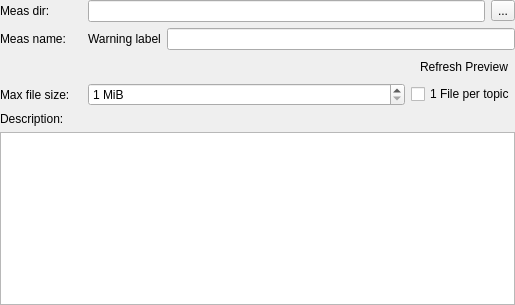
<?xml version="1.0" encoding="UTF-8"?>
<ui version="4.0">
 <class>ConfigWidget</class>
 <widget class="QWidget" name="ConfigWidget">
  <property name="geometry">
   <rect>
    <x>0</x>
    <y>0</y>
    <width>515</width>
    <height>305</height>
   </rect>
  </property>
  <property name="windowTitle">
   <string>Widget</string>
  </property>
  <layout class="QGridLayout" name="gridLayout">
   <property name="leftMargin">
    <number>0</number>
   </property>
   <property name="topMargin">
    <number>0</number>
   </property>
   <property name="rightMargin">
    <number>0</number>
   </property>
   <property name="bottomMargin">
    <number>0</number>
   </property>
   <item row="4" column="3">
    <layout class="QHBoxLayout" name="horizontalLayout_4">
     <item>
      <widget class="QSpinBox" name="max_file_size_spinbox">
       <property name="minimumSize">
        <size>
         <width>10</width>
         <height>0</height>
        </size>
       </property>
       <property name="toolTip">
        <string>Maximum HDF-5 file size (will cause the recorder to split the measurement into multiple files)</string>
       </property>
       <property name="keyboardTracking">
        <bool>false</bool>
       </property>
       <property name="suffix">
        <string> MiB</string>
       </property>
       <property name="minimum">
        <number>1</number>
       </property>
       <property name="maximum">
        <number>2147483647</number>
       </property>
       <property name="singleStep">
        <number>10</number>
       </property>
      </widget>
     </item>
     <item>
      <widget class="QCheckBox" name="one_file_per_topic_checkbox">
       <property name="sizePolicy">
        <sizepolicy hsizetype="Maximum" vsizetype="Fixed">
         <horstretch>0</horstretch>
         <verstretch>0</verstretch>
        </sizepolicy>
       </property>
       <property name="minimumSize">
        <size>
         <width>10</width>
         <height>0</height>
        </size>
       </property>
       <property name="toolTip">
        <string>Create a separate HDF5 file for each eCAL topic</string>
       </property>
       <property name="text">
        <string>1 File per topic</string>
       </property>
      </widget>
     </item>
    </layout>
   </item>
   <item row="0" column="0">
    <widget class="QLabel" name="measurement_directory_label">
     <property name="minimumSize">
      <size>
       <width>10</width>
       <height>0</height>
      </size>
     </property>
     <property name="text">
      <string>Meas dir:</string>
     </property>
    </widget>
   </item>
   <item row="8" column="0" colspan="4">
    <widget class="QEcalParserTextEdit" name="description_textedit">
     <property name="minimumSize">
      <size>
       <width>10</width>
       <height>0</height>
      </size>
     </property>
     <property name="toolTip">
      <string>Description saved to the doc/description.txt file</string>
     </property>
     <property name="acceptRichText">
      <bool>false</bool>
     </property>
    </widget>
   </item>
   <item row="2" column="0">
    <widget class="QLabel" name="measurement_name_label">
     <property name="minimumSize">
      <size>
       <width>10</width>
       <height>0</height>
      </size>
     </property>
     <property name="text">
      <string>Meas name:</string>
     </property>
    </widget>
   </item>
   <item row="7" column="0" colspan="4">
    <widget class="QLabel" name="description_label">
     <property name="minimumSize">
      <size>
       <width>10</width>
       <height>0</height>
      </size>
     </property>
     <property name="text">
      <string>Description:</string>
     </property>
    </widget>
   </item>
   <item row="3" column="3">
    <layout class="QHBoxLayout" name="horizontalLayout">
     <property name="spacing">
      <number>1</number>
     </property>
     <item>
      <widget class="QLabel" name="path_preview_label">
       <property name="minimumSize">
        <size>
         <width>40</width>
         <height>0</height>
        </size>
       </property>
       <property name="text">
        <string/>
       </property>
       <property name="textInteractionFlags">
        <set>Qt::LinksAccessibleByMouse|Qt::TextSelectableByKeyboard|Qt::TextSelectableByMouse</set>
       </property>
      </widget>
     </item>
     <item>
      <widget class="QToolButton" name="refresh_path_preview_button">
       <property name="toolTip">
        <string>Refresh Preview</string>
       </property>
       <property name="text">
        <string>Refresh Preview</string>
       </property>
       <property name="icon">
        <iconset resource="../../../../../iconset/ecalicons.qrc">
         <normaloff>:/ecalicons/UPDATE</normaloff>:/ecalicons/UPDATE</iconset>
       </property>
       <property name="iconSize">
        <size>
         <width>12</width>
         <height>12</height>
        </size>
       </property>
       <property name="autoRaise">
        <bool>true</bool>
       </property>
      </widget>
     </item>
    </layout>
   </item>
   <item row="2" column="3">
    <layout class="QHBoxLayout" name="horizontalLayout_2">
     <item>
      <widget class="QLabel" name="measurement_name_warning">
       <property name="toolTip">
        <string>The measurement name on this PC is empty. This will cause measurements to not be uploadable.</string>
       </property>
       <property name="text">
        <string>Warning label</string>
       </property>
      </widget>
     </item>
     <item>
      <widget class="QEcalParserLineEdit" name="measurement_name_lineedit">
       <property name="minimumSize">
        <size>
         <width>10</width>
         <height>0</height>
        </size>
       </property>
       <property name="toolTip">
        <string>Measurement name (will create a directory inside the measurement root directory)</string>
       </property>
      </widget>
     </item>
    </layout>
   </item>
   <item row="4" column="0">
    <widget class="QLabel" name="max_file_size_label">
     <property name="minimumSize">
      <size>
       <width>10</width>
       <height>0</height>
      </size>
     </property>
     <property name="text">
      <string>Max file size:</string>
     </property>
    </widget>
   </item>
   <item row="0" column="3">
    <layout class="QHBoxLayout" name="horizontalLayout_6" stretch="0,0">
     <property name="spacing">
      <number>6</number>
     </property>
     <item>
      <widget class="QEcalParserLineEdit" name="measurement_directory_lineedit">
       <property name="sizePolicy">
        <sizepolicy hsizetype="Expanding" vsizetype="Fixed">
         <horstretch>0</horstretch>
         <verstretch>0</verstretch>
        </sizepolicy>
       </property>
       <property name="minimumSize">
        <size>
         <width>10</width>
         <height>0</height>
        </size>
       </property>
       <property name="toolTip">
        <string>Measurement root directory</string>
       </property>
      </widget>
     </item>
     <item>
      <widget class="QToolButton" name="user_meass_rec_path_toolButton">
       <property name="minimumSize">
        <size>
         <width>10</width>
         <height>0</height>
        </size>
       </property>
       <property name="text">
        <string>...</string>
       </property>
      </widget>
     </item>
    </layout>
   </item>
  </layout>
 </widget>
 <layoutdefault spacing="6" margin="11"/>
 <customwidgets>
  <customwidget>
   <class>QEcalParserLineEdit</class>
   <extends>QLineEdit</extends>
   <header location="global">QEcalParser/ecal_parser_lineedit/ecal_parser_lineedit.h</header>
  </customwidget>
  <customwidget>
   <class>QEcalParserTextEdit</class>
   <extends>QTextEdit</extends>
   <header location="global">QEcalParser/ecal_parser_textedit/ecal_parser_textedit.h</header>
  </customwidget>
 </customwidgets>
 <tabstops>
  <tabstop>measurement_name_lineedit</tabstop>
  <tabstop>refresh_path_preview_button</tabstop>
  <tabstop>description_textedit</tabstop>
 </tabstops>
 <resources>
  <include location="../../../../../iconset/ecalicons.qrc"/>
 </resources>
 <connections/>
</ui>
